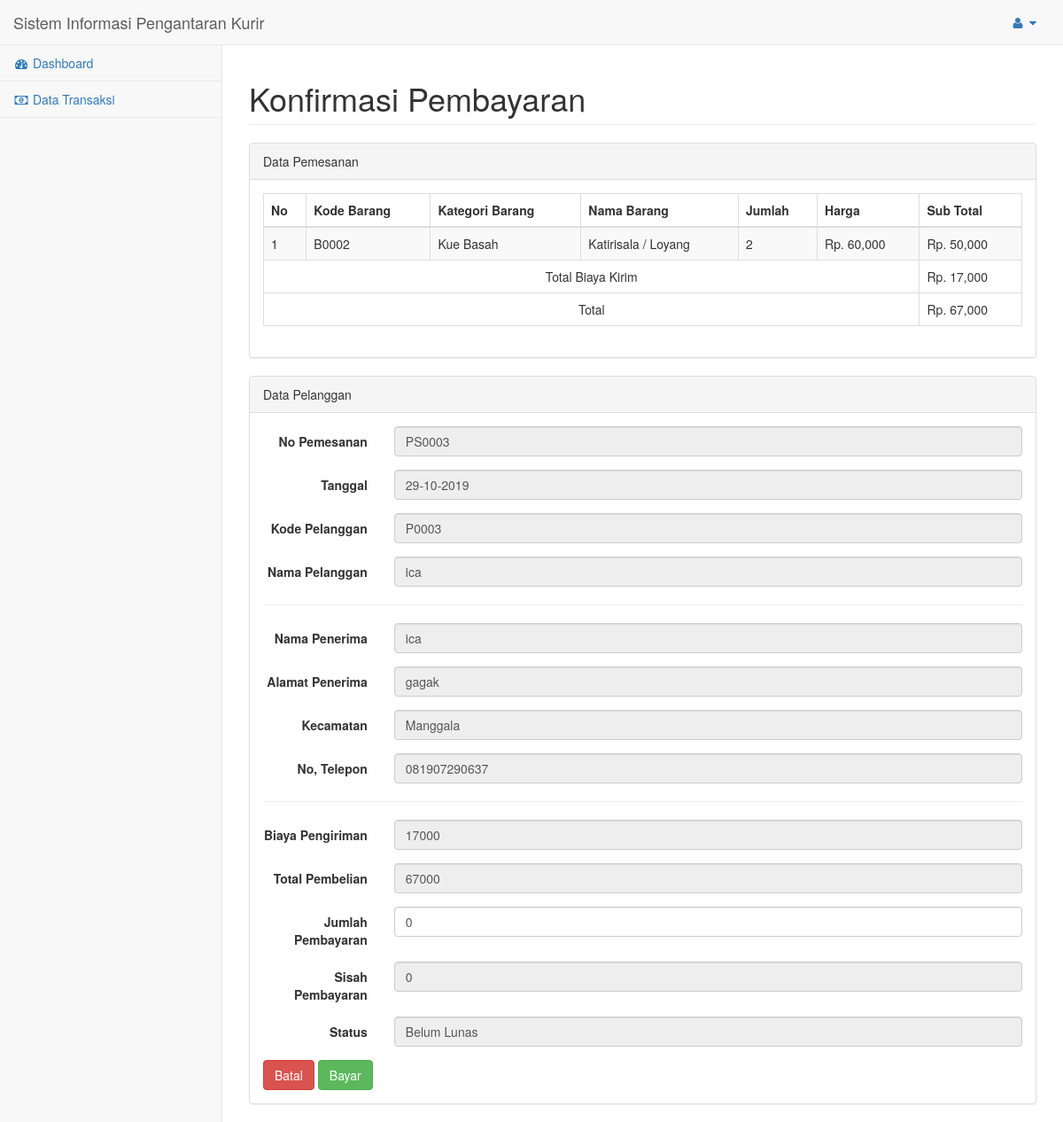
/penjualan/kurir/dt_transaksi_pembayaran_user.php?Kode=PS0003 (signed in), run on the app's committed database.
### tables this page shows
CREATE TABLE `pemesanan_item` (
  `id` int(4) NOT NULL,
  `no_pemesanan` char(8) NOT NULL,
  `kd_barang` char(5) NOT NULL,
  `harga` int(12) NOT NULL,
  `jumlah` int(3) NOT NULL DEFAULT '1'
);

CREATE TABLE `kategori` (
  `kd_kategori` char(10) NOT NULL,
  `nm_kategori` varchar(100) NOT NULL
);

CREATE TABLE `barang` (
  `kd_barang` char(5) NOT NULL,
  `nm_barang` varchar(100) NOT NULL,
  `harga_jual` int(12) NOT NULL,
  `harga_retail` int(12) NOT NULL,
  `stok` int(4) NOT NULL,
  `keterangan` text NOT NULL,
  `file_gambar` varchar(100) NOT NULL,
  `kd_kategori` char(4) NOT NULL
);

CREATE TABLE `provinsi` (
  `kd_provinsi` char(7) NOT NULL,
  `nm_provinsi` varchar(100) NOT NULL,
  `biaya_kirim` int(12) NOT NULL DEFAULT '0'
);

CREATE TABLE `pemesanan` (
  `no_pemesanan` char(8) NOT NULL,
  `kd_pelanggan` char(6) NOT NULL,
  `tgl_pemesanan` date NOT NULL,
  `nama_penerima` varchar(60) NOT NULL,
  `alamat_lengkap` varchar(200) NOT NULL,
  `kd_provinsi` char(10) NOT NULL,
  `no_telepon` varchar(20) NOT NULL,
  `status_bayar` enum('Pesan','Lunas','Belum Lunas') NOT NULL
);

CREATE TABLE `pelanggan` (
  `kd_pelanggan` char(6) NOT NULL,
  `nm_pelanggan` varchar(100) NOT NULL,
  `kelamin` enum('Laki-laki','Perempuan') NOT NULL,
  `email` varchar(100) NOT NULL,
  `no_telepon` varchar(20) NOT NULL,
  `username` varchar(20) NOT NULL,
  `password` varchar(100) NOT NULL,
  `tgl_daftar` date NOT NULL
);

### library/inc.library.php (called while the page is built, shortened)
<?php
function IndonesiaTgl($tanggal){
	$tgl=substr($tanggal,8,2);
	$bln=substr($tanggal,5,2);
	$thn=substr($tanggal,0,4);
	$awal="$tgl-$bln-$thn";
	return $awal;
}

### penjualan/kurir/dt_transaksi_pembayaran_user.php (the view, shortened to what this page needs)
<?php
include_once "session.php";
?>
<!DOCTYPE html>
<html lang="en">
<head>
    <link href="../assets/kurir/vendor/bootstrap/css/bootstrap.min.css" rel="stylesheet">
    <link href="../assets/kurir/vendor/metisMenu/metisMenu.min.css" rel="stylesheet">
    <link href="../assets/kurir/dist/css/sb-admin-2.css" rel="stylesheet">
    <link href="../assets/kurir/vendor/font-awesome/css/font-awesome.min.css" rel="stylesheet" type="text/css">
</head>
<body>
    <div id="wrapper">
        <nav class="navbar navbar-default navbar-static-top" role="navigation" style="margin-bottom: 0">
            <div class="navbar-header">
                <a class="navbar-brand" href="index.php">Sistem Informasi Pengantaran Kurir</a>
            </div>
            <ul class="nav navbar-top-links navbar-right">
                <li class="dropdown">
                    <a class="dropdown-toggle" data-toggle="dropdown" href="#">
                        <i class="fa fa-user fa-fw"></i> <i class="fa fa-caret-down"></i>
                    </a>
                </li>
            </ul>
            <div class="navbar-default sidebar" role="navigation">
                <div class="sidebar-nav navbar-collapse">
                    <ul class="nav" id="side-menu">
                        <li>
                            <a href="dashboard.php"><i class="fa fa-dashboard fa-fw"></i> Dashboard</a>
                        </li>
                        <li>
                            <a href="dt_transaksi.php"><i class="fa fa-money fa-fw"></i> Data Transaksi</a>
                        </li>
                    </ul>
                </div>
            </div>
        </nav>
        <div id="page-wrapper">
            <div class="row">
                <div class="col-lg-12">
                    <h1 class="page-header">Konfirmasi Pembayaran</h1>
                </div>
            </div>
            <div class="row">
                <div class="col-lg-12">
                    <div class="panel panel-default">
                        <div class="panel-heading">
                            Data Pemesanan
                        </div>
                        <div class="panel-body">
                            <table width="100%" class="table table-striped table-bordered table-hover">
                                <thead>
                                    <tr>
                                        <th>No</th>
                                        <th>Kode Barang</th>
                                        <th>Kategori Barang</th>
                                        <th>Nama Barang</th>
                                        <th>Jumlah</th>
                                        <th>Harga</th>
                                        <th>Sub Total</th>
                                    </tr>
                                </thead>
                                <tbody>
                                    <?php
                                    $kd = $_GET['Kode'];
                                    $no = 1;
                                    $total = 0;
                                    $kirim = 0;
                                    $sql_i = "SELECT pemesanan_item.kd_barang, kategori.nm_kategori, barang.nm_barang, pemesanan_item.jumlah, barang.harga_jual, ( pemesanan_item.harga * pemesanan_item.jumlah ) AS sub_total, provinsi.biaya_kirim FROM pemesanan LEFT JOIN pemesanan_item ON pemesanan.no_pemesanan = pemesanan_item.no_pemesanan LEFT JOIN barang ON pemesanan_item.kd_barang = barang.kd_barang LEFT JOIN kategori ON barang.kd_kategori = kategori.kd_kategori LEFT JOIN provinsi ON pemesanan.kd_provinsi = provinsi.kd_provinsi WHERE pemesanan.no_pemesanan = pemesanan_item.no_pemesanan AND pemesanan.no_pemesanan = '$kd' ORDER BY pemesanan_item.kd_barang";
                                    $qry_i = mysqli_query($mysqli, $sql_i) or die ("MySQL salah! ".mysqli_error($mysqli));
                                    ?>
                                    <?php while ($rows = mysqli_fetch_array($qry_i, MYSQLI_ASSOC)) : ?>
                                        <?php $total += $rows['sub_total'] + $rows['biaya_kirim']; ?>
                                        <?php $kirim = $rows['biaya_kirim'] ?>
                                        <tr>
                                            <td><?= $no++ ?></td>
                                            <td><?= $rows['kd_barang'] ?></td>
                                            <td><?= $rows['nm_kategori'] ?></td>
                                            <td><?= $rows['nm_barang'] ?></td>
                                            <td><?= $rows['jumlah'] ?></td>
                                            <td>Rp. <?= number_format($rows['harga_jual']) ?> </td>
                                            <td>Rp. <?= number_format($rows['sub_total']) ?> </td>
                                        </tr>
                                    <?php endwhile; ?>
                                </tbody>
                                <tfoot>
                                    <tr>
                                        <td colspan="6" align="center">
                                            <p style="margin: 0;">Total Biaya Kirim</p>
                                        </td>
                                        <td>Rp. <?= number_format($kirim) ?></td>
                                    </tr>
                                    <tr>
                                        <td colspan="6" align="center">
                                            <p style="margin: 0;">Total</p>
                                        </td>
                                        <td>Rp. <?= number_format($total) ?></td>
                                    </tr>
                                </tfoot>
                            </table>
                        </div>
                    </div>
                    <div class="panel panel-default">
                        <div class="panel-heading">
                            Data Pelanggan
                        </div>
                        <div class="panel-body">
                            <?php
                            $sql_1 = "SELECT pemesanan.*, pelanggan.nm_pelanggan, provinsi.* FROM pemesanan, pelanggan, provinsi WHERE pemesanan.kd_pelanggan=pelanggan.kd_pelanggan AND pemesanan.kd_provinsi=provinsi.kd_provinsi AND pemesanan.no_pemesanan ='$kd'";
                            $qry_1 = mysqli_query($mysqli, $sql_1) or die ("MySQL salah! ".mysqli_error($mysqli));
                            $row_1 = mysqli_fetch_array($qry_1, MYSQLI_ASSOC);
                            ?>
                            <form class="form-horizontal" method="post" role="form">
                                <div class="form-group">
                                    <label class="col-xs-2 col-sm-2 col-lg-2 control-label">No Pemesanan</label>
                                    <div class="col-xs-10 col-sm-10 col-lg-10">
                                        <input type="text" class="form-control" value="<?= $kd ?>" readonly="readonly" />
                                    </div>
                                </div>
                                <div class="form-group">
                                    <label class="col-xs-2 col-sm-2 col-lg-2 control-label">Tanggal</label>
                                    <div class="col-xs-10 col-sm-10 col-lg-10">
                                        <input type="text" class="form-control" value="<?= IndonesiaTgl($row_1['tgl_pemesanan']) ?>" readonly="readonly" required="required" />
                                    </div>
                                </div>
                                <div class="form-group">
                                    <label class="col-xs-2 col-sm-2 col-lg-2 control-label">Kode Pelanggan</label>
                                    <div class="col-xs-10 col-sm-10 col-lg-10">
                                        <input type="text" class="form-control" value="<?= $row_1['kd_pelanggan'] ?>" readonly="readonly" required="required" />
                                    </div>
                                </div>
                                <div class="form-group">
                                    <label class="col-xs-2 col-sm-2 col-lg-2 control-label">Nama Pelanggan</label>
                                    <div class="col-xs-10 col-sm-10 col-lg-10">
                                        <input type="text" class="form-control" value="<?= $row_1['nm_pelanggan'] ?>" readonly="readonly" required="required" />
                                    </div>
                                </div>
                                <hr />
                                <div class="form-group">
                                    <label class="col-xs-2 col-sm-2 col-lg-2 control-label">Nama Penerima</label>
                                    <div class="col-xs-10 col-sm-10 col-lg-10">
                                        <input type="text" class="form-control" value="<?= $row_1['nama_penerima'] ?>" readonly="readonly" required="required" />
                                    </div>
                                </div>
                                <div class="form-group">
                                    <label class="col-xs-2 col-sm-2 col-lg-2 control-label">Alamat Penerima</label>
                                    <div class="col-xs-10 col-sm-10 col-lg-10">
                                        <input type="text" class="form-control" value="<?= $row_1['alamat_lengkap'] ?>" readonly="readonly" required="required" />
                                    </div>
                                </div>
                                <div class="form-group">
                                    <label class="col-xs-2 col-sm-2 col-lg-2 control-label">Kecamatan</label>
                                    <div class="col-xs-10 col-sm-10 col-lg-10">
                                        <input type="text" class="form-control" value="<?= $row_1['nm_provinsi'] ?>" readonly="readonly" required="required" />
                                    </div>
                                </div>
                                <div class="form-group">
                                    <label class="col-xs-2 col-sm-2 col-lg-2 control-label">No, Telepon</label>
                                    <div class="col-xs-10 col-sm-10 col-lg-10">
                                        <input type="text" class="form-control" value="<?= $row_1['no_telepon'] ?>" readonly="readonly" required="required" />
                                    </div>
                                </div>
                                <hr />
                                <div class="form-group">
                                    <label class="col-xs-2 col-sm-2 col-lg-2 control-label">Biaya Pengiriman</label>
                                    <div class="col-xs-10 col-sm-10 col-lg-10">
                                        <input type="text" class="form-control" value="<?= $kirim ?>" readonly="readonly" required="required" />
                                    </div>
                                </div>
                                <div class="form-group">
                                    <label class="col-xs-2 col-sm-2 col-lg-2 control-label">Total Pembelian</label>
                                    <div class="col-xs-10 col-sm-10 col-lg-10">
                                        <input type="text" name="inptotalpembelian" id="inptotalpembelian" class="form-control" value="<?= $total ?>" readonly="readonly" required="required" />
                                    </div>
                                </div>
                                <div class="form-group">
                                    <label class="col-xs-2 col-sm-2 col-lg-2 control-label">Jumlah Pembayaran</label>
                                    <div class="col-xs-10 col-sm-10 col-lg-10">
                                        <input type="text" name="inpjumlahpembayaran" id="inpjumlahpembayaran" class="form-control" value="0" required="required" />
                                    </div>
                                </div>
                                <div class="form-group">
                                    <label class="col-xs-2 col-sm-2 col-lg-2 control-label">Sisah Pembayaran</label>
                                    <div class="col-xs-10 col-sm-10 col-lg-10">
                                        <input type="text" name="inpsisahpembayaran" id="inpsisahpembayaran" class="form-control" value="0" readonly="readonly" required="required" />
                                    </div>
                                </div>
                                <div class="form-group">
                                    <label class="col-xs-2 col-sm-2 col-lg-2 control-label">Status</label>
                                    <div class="col-xs-10 col-sm-10 col-lg-10">
                                        <input type="text" id="inpstatuspembayaran" class="form-control" value="Belum Lunas" readonly="readonly" required="required" />
                                    </div>
                                </div>
                                <a href="dt_transaksi.php" class="btn btn-danger">Batal</a>
                                <input type="submit" name="bayar" class="btn btn-success" value="Bayar" />
                            </form>
                        </div>
                    </div>
                </div>
            </div>
        </div>
    </div>
</body>
</html>

### data on the page
pemesanan_item: kd_barang "B0002", kategori.nm_kategori "Kue Basah", kd_barang.nm_barang "Katirisala / Loyang", jumlah "2", kd_barang.harga_jual "60,000", sub_total "50,000", provinsi.biaya_kirim "17,000", biaya_kirim "17000"
pemesanan: tgl_pemesanan "29-10-2019", kd_pelanggan "P0003", kd_pelanggan.nm_pelanggan "ica", nama_penerima "ica", alamat_lengkap "gagak", kd_provinsi.nm_provinsi "Manggala", no_telepon "081907290637"

### other printed values
$total "67,000"
